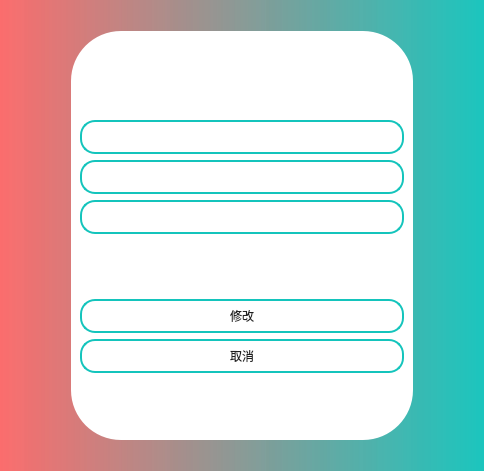
<?xml version="1.0" encoding="UTF-8"?>
<ui version="4.0">
 <class>modifyUser</class>
 <widget class="QWidget" name="modifyUser">
  <property name="geometry">
   <rect>
    <x>0</x>
    <y>0</y>
    <width>484</width>
    <height>471</height>
   </rect>
  </property>
  <property name="windowTitle">
   <string>修改用户信息</string>
  </property>
  <property name="styleSheet">
   <string notr="true">background-color: qlineargradient(spread:pad, x1:0, y1:0, x2:1, y2:0, stop:0 rgba(251,102,102, 200), stop:1 rgba(20,196,188, 210));</string>
  </property>
  <layout class="QGridLayout" name="gridLayout">
   <item row="0" column="1">
    <spacer name="verticalSpacer">
     <property name="orientation">
      <enum>Qt::Orientation::Vertical</enum>
     </property>
     <property name="sizeType">
      <enum>QSizePolicy::Policy::Fixed</enum>
     </property>
     <property name="sizeHint" stdset="0">
      <size>
       <width>20</width>
       <height>20</height>
      </size>
     </property>
    </spacer>
   </item>
   <item row="1" column="0">
    <spacer name="horizontalSpacer">
     <property name="orientation">
      <enum>Qt::Orientation::Horizontal</enum>
     </property>
     <property name="sizeType">
      <enum>QSizePolicy::Policy::Fixed</enum>
     </property>
     <property name="sizeHint" stdset="0">
      <size>
       <width>60</width>
       <height>20</height>
      </size>
     </property>
    </spacer>
   </item>
   <item row="2" column="1">
    <spacer name="verticalSpacer_2">
     <property name="orientation">
      <enum>Qt::Orientation::Vertical</enum>
     </property>
     <property name="sizeType">
      <enum>QSizePolicy::Policy::Fixed</enum>
     </property>
     <property name="sizeHint" stdset="0">
      <size>
       <width>20</width>
       <height>20</height>
      </size>
     </property>
    </spacer>
   </item>
   <item row="1" column="2">
    <spacer name="horizontalSpacer_2">
     <property name="orientation">
      <enum>Qt::Orientation::Horizontal</enum>
     </property>
     <property name="sizeType">
      <enum>QSizePolicy::Policy::Fixed</enum>
     </property>
     <property name="sizeHint" stdset="0">
      <size>
       <width>60</width>
       <height>20</height>
      </size>
     </property>
    </spacer>
   </item>
   <item row="1" column="1">
    <widget class="QWidget" name="widget" native="true">
     <property name="styleSheet">
      <string notr="true">background-color: rgb(255, 255, 255);
border-radius: 50px;</string>
     </property>
     <layout class="QGridLayout" name="gridLayout_2">
      <item row="4" column="0">
       <widget class="QLineEdit" name="newPwd1">
        <property name="styleSheet">
         <string notr="true">font: 25 14pt '微软雅黑 Light';
color: rgb(31,31,31);
padding-left:20px;
background-color: rgb(255, 255, 255);
border:2px solid rgb(20,196,188);
border-radius:15px;
height: 30px;</string>
        </property>
       </widget>
      </item>
      <item row="0" column="0">
       <spacer name="verticalSpacer_3">
        <property name="orientation">
         <enum>Qt::Orientation::Vertical</enum>
        </property>
        <property name="sizeType">
         <enum>QSizePolicy::Policy::Fixed</enum>
        </property>
        <property name="sizeHint" stdset="0">
         <size>
          <width>20</width>
          <height>40</height>
         </size>
        </property>
       </spacer>
      </item>
      <item row="1" column="0">
       <widget class="QLabel" name="notice">
        <property name="styleSheet">
         <string notr="true">height: 30px;
font: 25 14pt '微软雅黑 Light';
background-color: rgb(255, 255, 255);
color: rgb(255, 85, 127);
</string>
        </property>
        <property name="text">
         <string/>
        </property>
       </widget>
      </item>
      <item row="5" column="0">
       <widget class="QLineEdit" name="newPwd2">
        <property name="styleSheet">
         <string notr="true">font: 25 14pt '微软雅黑 Light';
color: rgb(31,31,31);
padding-left:20px;
background-color: rgb(255, 255, 255);
border:2px solid rgb(20,196,188);
border-radius:15px;
height: 30px;</string>
        </property>
       </widget>
      </item>
      <item row="9" column="0">
       <spacer name="verticalSpacer_5">
        <property name="orientation">
         <enum>Qt::Orientation::Vertical</enum>
        </property>
        <property name="sizeHint" stdset="0">
         <size>
          <width>20</width>
          <height>50</height>
         </size>
        </property>
       </spacer>
      </item>
      <item row="8" column="0">
       <widget class="QPushButton" name="cancel">
        <property name="styleSheet">
         <string notr="true">QPushButton {
height: 30px;
font: 25 14pt '微软雅黑 Light';
color: rgb(31,31,31);
background-color: rgb(255, 255, 255);
border:2px solid rgb(20,196,188);
border-radius:15px;

}
QPushButton:hover {
    background-color: rgb(22,218,208);
}
QPushButton:pressed {
    background-color: rgb(17,171,164);
}
</string>
        </property>
        <property name="text">
         <string>取消</string>
        </property>
       </widget>
      </item>
      <item row="3" column="0">
       <widget class="QLineEdit" name="oldPwd">
        <property name="styleSheet">
         <string notr="true">font: 25 14pt '微软雅黑 Light';
color: rgb(31,31,31);
padding-left:20px;
background-color: rgb(255, 255, 255);
border:2px solid rgb(20,196,188);
border-radius:15px;
height: 30px;</string>
        </property>
       </widget>
      </item>
      <item row="7" column="0">
       <widget class="QPushButton" name="save">
        <property name="styleSheet">
         <string notr="true">QPushButton {
height: 30px;
font: 25 14pt '微软雅黑 Light';
color: rgb(31,31,31);
background-color: rgb(255, 255, 255);
border:2px solid rgb(20,196,188);
border-radius:15px;

}
QPushButton:hover {
    background-color: rgb(22,218,208);
}
QPushButton:pressed {
    background-color: rgb(17,171,164);
}
</string>
        </property>
        <property name="text">
         <string>修改</string>
        </property>
       </widget>
      </item>
      <item row="6" column="0">
       <spacer name="verticalSpacer_4">
        <property name="orientation">
         <enum>Qt::Orientation::Vertical</enum>
        </property>
        <property name="sizeHint" stdset="0">
         <size>
          <width>20</width>
          <height>50</height>
         </size>
        </property>
       </spacer>
      </item>
      <item row="2" column="0">
       <spacer name="verticalSpacer_6">
        <property name="orientation">
         <enum>Qt::Orientation::Vertical</enum>
        </property>
        <property name="sizeType">
         <enum>QSizePolicy::Policy::Fixed</enum>
        </property>
        <property name="sizeHint" stdset="0">
         <size>
          <width>20</width>
          <height>20</height>
         </size>
        </property>
       </spacer>
      </item>
     </layout>
     <zorder>newPwd1</zorder>
     <zorder>notice</zorder>
     <zorder>cancel</zorder>
     <zorder>oldPwd</zorder>
     <zorder>save</zorder>
     <zorder>newPwd2</zorder>
    </widget>
   </item>
  </layout>
 </widget>
 <resources/>
 <connections/>
</ui>
